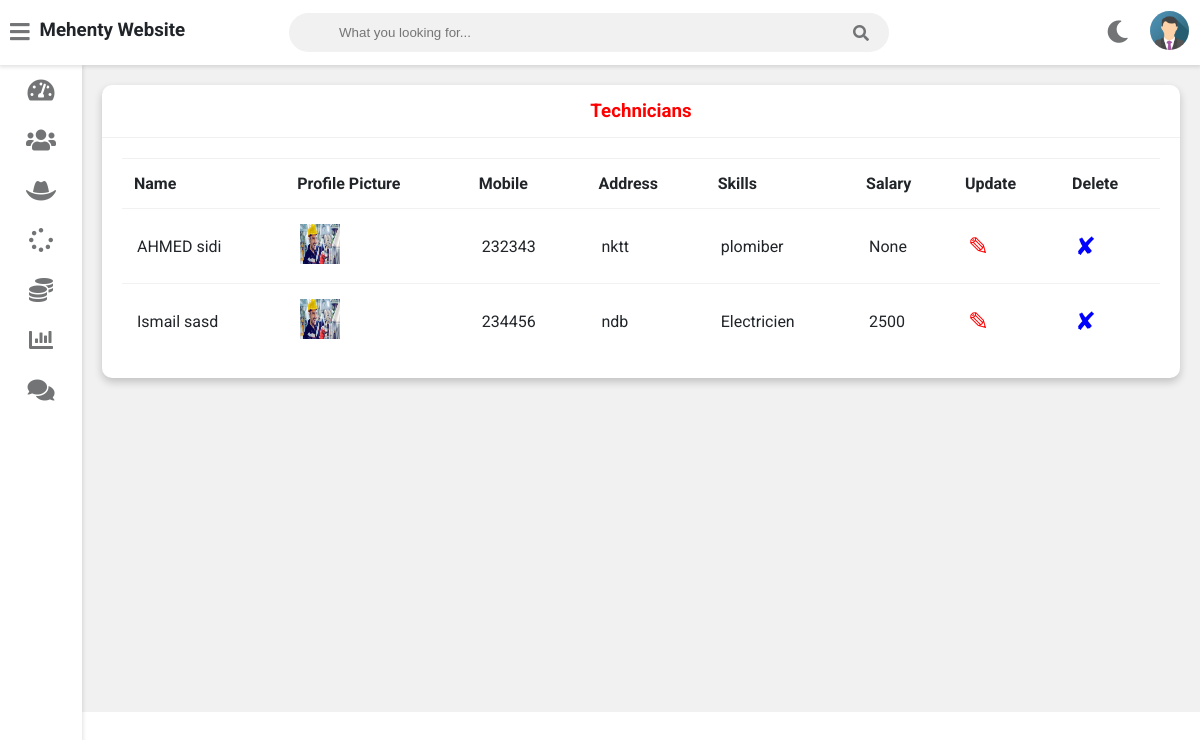
Page /admin-view-Technician (signed in) on the earlier database version.
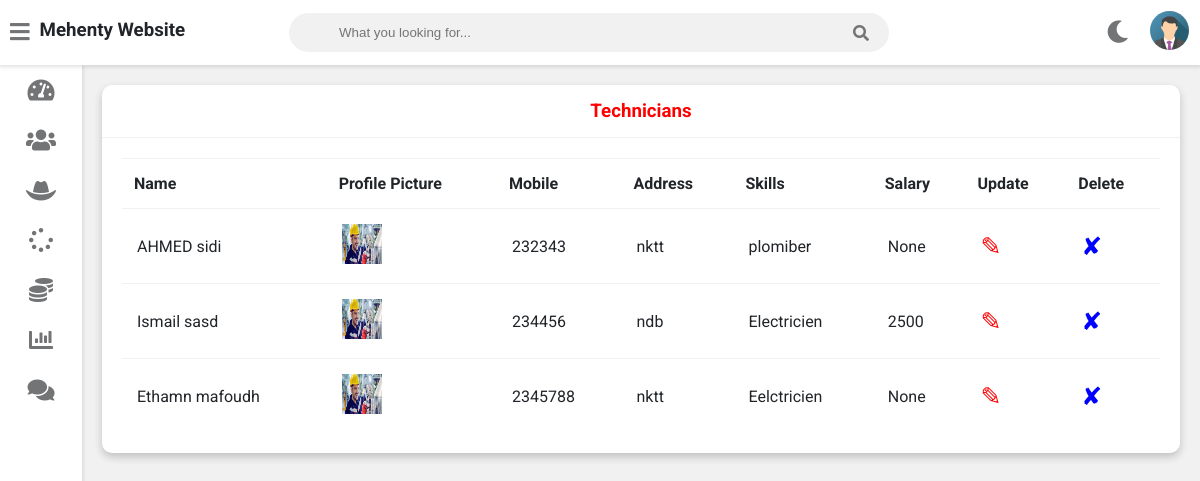
Same page on the later database version.
### service/models.py (models this page shows, shortened)
class Technician(models.Model):
    user=models.OneToOneField(User,on_delete=models.CASCADE)
    profile_pic= models.ImageField(upload_to='profile_pic/TechnicianProfilePic/',null=True,blank=True)
    address = models.CharField(max_length=40)
    mobile = models.CharField(max_length=20,null=False)
    skill = models.CharField(max_length=500,null=True)
    salary=models.PositiveIntegerField(null=True)
    status=models.BooleanField(default=False)
    @property
    def get_name(self):
        return self.user.first_name+" "+self.user.last_name

### service/views.py (the view)
# urls.py: path('admin-view-Technician',views.admin_view_Technician_view,name='admin-view-Technician'),
@login_required(login_url='adminlogin')
def admin_view_Technician_view(request):
    Technicians=models.Technician.objects.all()
    return render(request,'service/admin_view_Technician.html',{'Technicians':Technicians})

### templates/service/admin_view_Technician.html
{% extends 'service/adminbase.html' %}
{% block content %}
{% load static %}
	<div class="wrapper">
		<div class="row">
			<div class="col-12 col-m-12 col-sm-12">
				<div class="card">
					<div class="card-header">
						<h3 style="color:red; text-align:center" >Technicians
						</h3>
					</div>
					<div class="card-content">
						<table>
							<thead>
                <tr>
                  <th>Name</th>
                  <th>Profile Picture</th>
                  <th>Mobile</th>
                  <th>Address</th>
                  <th>Skills</th>
                  <th>Salary</th>
                  <th>Update</th>
                  <th>Delete</th>
                </tr>
							</thead>
							<tbody>
              {% for m in Technicians %}
                <tr>
                  <td> {{m.get_name}}</td>
                  <td> <img src="{{ m.profile_pic.url }}" alt="Profile Pic" height="40px" width="40px" /></td>
                  <td>{{m.mobile}}</td>
                  <td>{{m.address}}</td>
                  <td>{{m.skill}}</td>
                  <td>{{m.salary}}</td>
                  <td><a  style="color:red; text-decoration:none;font-size:25px;" href="{% url 'update-Technician' m.id  %}">&#9998;</a></td>
                  <td><a style="color:blue; text-decoration:none;font-size:25px;"href="{% url 'delete-Technician' m.id  %}">&#10008;</a></td>
                </tr>
                {% endfor %}
							</tbody>
						</table>
					</div>
				</div>
			</div>
		</div>
<br><br><br><br><br><br><br><br><br><br><br><br><br><br><br><br>
	</div>
{% endblock content %}

Differences in the rows shown:
added Technician: get_name "Ethamn mafoudh", profile_pic (picture), mobile "2345788", address "nktt", skill "Eelctricien", salary "None"
